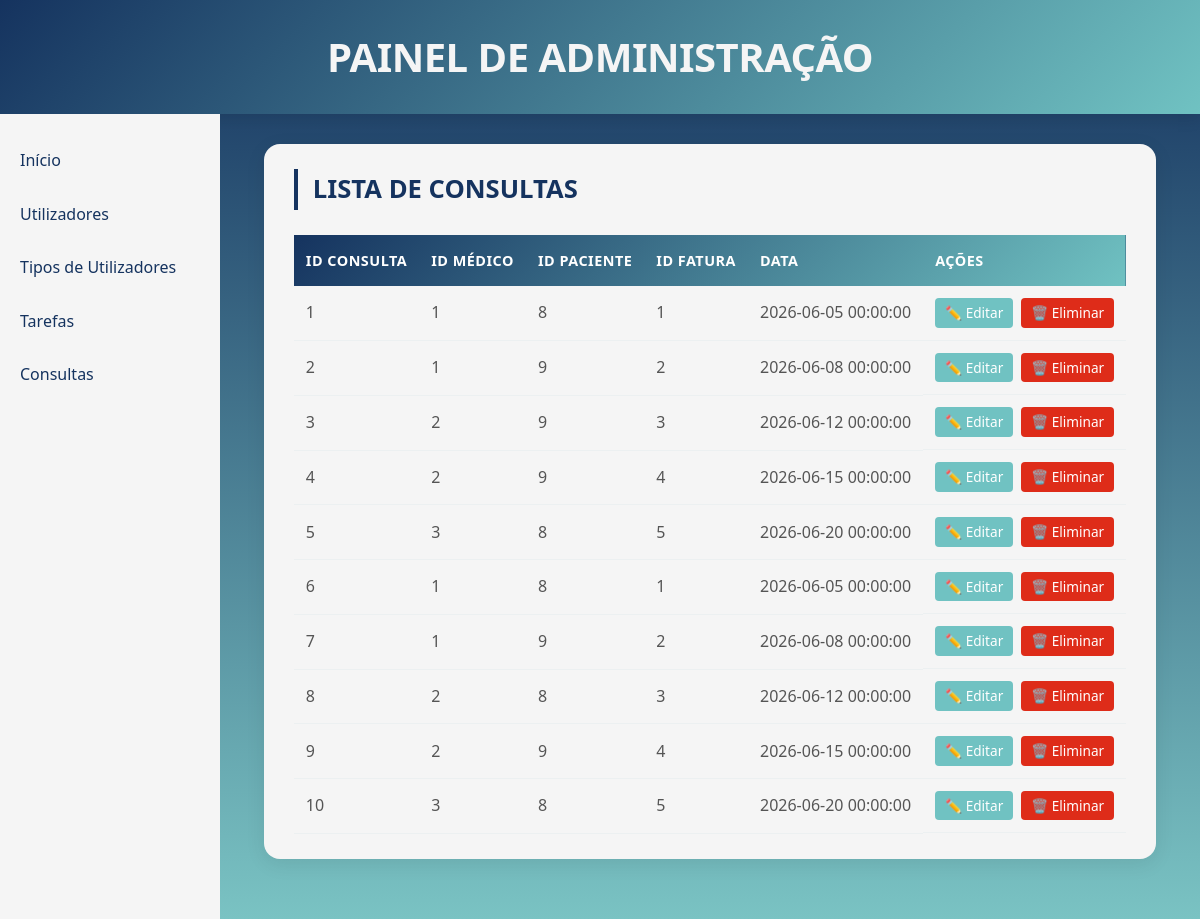
The page /adm/consultas.php (signed in) on the database its author committed.
### tables this page shows
CREATE TABLE `consultas` (
  `id_consulta` int(11) NOT NULL,
  `id_medico` int(11) NOT NULL,
  `id_paciente` int(11) NOT NULL,
  `id_fatura` int(11) NOT NULL,
  `data` datetime NOT NULL
);

### adm/consultas.php (the view, shortened to what this page needs)
<!DOCTYPE html>
<html lang="pt">
<head>
    <link rel="stylesheet" href="../styles/admin.css">
</head>
<body>
<?php
    require "../db.php";
    $sql = "SELECT id_consulta, id_medico, id_paciente, id_fatura, data FROM consultas";
    $result = $conn->query($sql);
?>
    <header>
        <h1>PAINEL DE ADMINISTRAÇÃO</h1>
    </header>
    <div class="layout">
        <nav class="sidebar">
            <ul>
                <li><a href="../admin.php">Início</a></li>
                <li><a href="utilizadores.php">Utilizadores</a></li>
                <li><a href="tipo_users.php">Tipos de Utilizadores</a></li>
                <li><a href="tarefas.php">Tarefas</a></li>
                <li><a href="consultas.php">Consultas</a></li>
            </ul>
        </nav>
        <main class="container">
            <section class="card">
                <div class="card-header">
                    <h2>LISTA DE CONSULTAS</h2>
                </div>
                <table>
                    <thead>
                        <tr>
                            <th>ID Consulta</th>
                            <th>ID Médico</th>
                            <th>ID Paciente</th>
                            <th>ID Fatura</th>
                            <th>Data</th>
                            <th>Ações</th>
                        </tr>
                    </thead>
                    <tbody>
                        <?php while($row = $result->fetch_assoc()): ?>
                        <tr>
                            <td><?= $row["id_consulta"] ?></td>
                            <td><?= $row["id_medico"] ?></td>
                            <td><?= $row["id_paciente"] ?></td>
                            <td><?= $row["id_fatura"] ?></td>
                            <td><?= $row["data"] ?></td>
                            <td class="acoes">
                                <a href="scripts/edit_consulta.php?id=<?= $row["id_consulta"] ?>" class="btn-editar">✏️ Editar</a>
                                <a href="scripts/delete_consulta.php?id=<?= $row["id_consulta"] ?>" class="btn-eliminar" onclick="return confirm('Tem a certeza que deseja eliminar esta consulta?')">🗑️ Eliminar</a>
                            </td>
                        </tr>
                        <?php endwhile; ?>
                    </tbody>
                </table>
            </section>
        </main>
    </div>
</body>
</html>

### styles/admin.css (style rules this page uses)
* { margin: 0; padding: 0; box-sizing: border-box; font-family: "Segoe UI", Tahoma, Geneva, Verdana, sans-serif; }
body { background: linear-gradient( #15335f 0%, #7ac3c3 100% ); color: #f5f5f5; line-height: 1.6; }
header { background: linear-gradient(135deg, #15335f 0%, #70c2c2 100%); color: #f5f5f5; padding: 25px 20px; text-align: center; box-shadow: 0 4px 15px rgba(0, 0, 0, 0.1); }
header h1 { font-size: 2rem; font-weight: bold; font-size: 40px; letter-spacing: -0.5px; }
.container { max-width: 1300px; margin: 30px auto; padding: 0 20px; }
.card { background: #F5F5F5; margin-bottom: 30px; padding: 25px 30px; border-radius: 16px; box-shadow: 0 5px 20px rgba(0, 0, 0, 0.08); transition: transform 0.2s ease, box-shadow 0.2s ease; }
.card h2 { margin-bottom: 25px; color: #15335f; font-size: 1.6rem; font-weight: 600; border-left: 4px solid #15335f; padding-left: 15px; }
table { width: 100%; border-collapse: collapse; margin-top: 10px; overflow-x: auto; display: block; }
table thead { background: linear-gradient(135deg, #15335f 0%, #70c2c2 100%); }
table th { color: white; padding: 14px 12px; text-align: left; font-weight: 600; font-size: 0.9rem; text-transform: uppercase; letter-spacing: 0.5px; }
table td { padding: 12px; border-bottom: 1px solid #ecf0f1; color: #555; }
table tbody tr { transition: background 0.2s ease; }
.card { animation: fadeIn 0.5s ease-out; }
::placeholder { color: #2d4063; opacity: 1; }
.card-header { display: flex; justify-content: space-between; align-items: center; margin-bottom: 25px; }
.card-header h2 { margin-bottom: 0; border-left: 4px solid #15335f; padding-left: 15px; }
.layout { display: flex; }
.sidebar { width: 220px; min-height: 100vh; background-color: #F5F5F5; border-color: #498989; padding: 20px 0; }
.sidebar ul { list-style: none; padding: 0; margin: 0; }
.sidebar ul li a { display: block; padding: 14px 20px; color: #15335f; text-decoration: none; }
table { width: 100%; overflow-x: auto; display: block; }
.acoes { display: flex; gap: 8px; }
.btn-editar, .btn-eliminar { padding: 4px 10px; border-radius: 4px; text-decoration: none; font-size: 0.85rem; }
.btn-editar { background: #70c2c2; color: white; }
.btn-eliminar { background: #de2c19; color: white; }

### rows shown on the page
consultas: id_consulta "1", id_medico "1", id_paciente "8", id_fatura "1", data "2026-06-05 00:00:00"
consultas: id_consulta "2", id_medico "1", id_paciente "9", id_fatura "2", data "2026-06-08 00:00:00"
consultas: id_consulta "3", id_medico "2", id_paciente "9", id_fatura "3", data "2026-06-12 00:00:00"
consultas: id_consulta "4", id_medico "2", id_paciente "9", id_fatura "4", data "2026-06-15 00:00:00"
consultas: id_consulta "5", id_medico "3", id_paciente "8", id_fatura "5", data "2026-06-20 00:00:00"
consultas: id_consulta "6", id_medico "1", id_paciente "8", id_fatura "1", data "2026-06-05 00:00:00"
consultas: id_consulta "7", id_medico "1", id_paciente "9", id_fatura "2", data "2026-06-08 00:00:00"
consultas: id_consulta "8", id_medico "2", id_paciente "8", id_fatura "3", data "2026-06-12 00:00:00"
consultas: id_consulta "9", id_medico "2", id_paciente "9", id_fatura "4", data "2026-06-15 00:00:00"
consultas: id_consulta "10", id_medico "3", id_paciente "8", id_fatura "5", data "2026-06-20 00:00:00"
